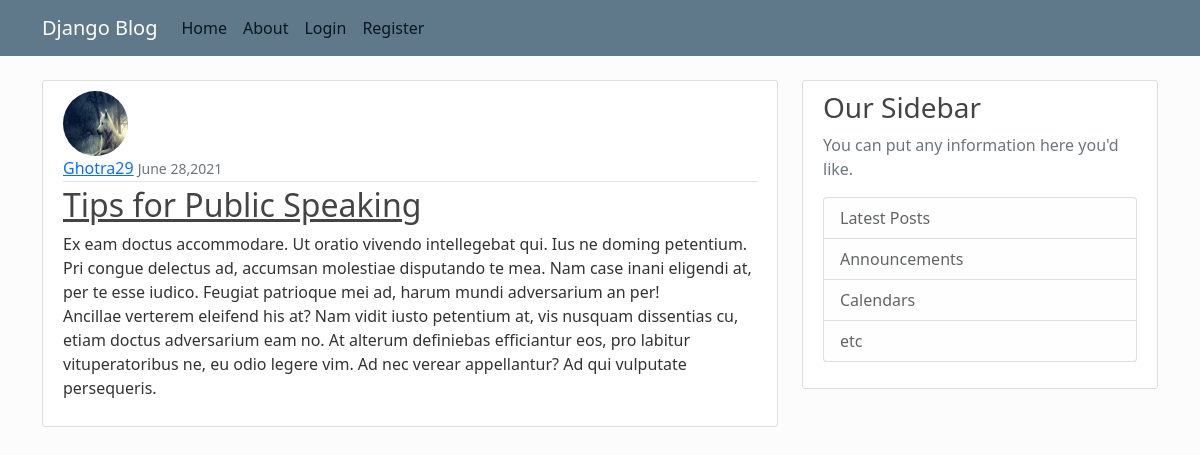
The app's page /post/22 with its own data.
### blog/models.py (models this page shows, shortened)
class Post(models.Model):
    title = models.CharField(max_length=100)
    content = models.TextField()
    date_posted = models.DateTimeField(default= timezone.now)
    author = models.ForeignKey(User, on_delete=models.CASCADE)

### users/models.py (models this page shows, shortened)
class Profile(models.Model):
    user = models.OneToOneField(User, on_delete=models.CASCADE)
    image = models.ImageField(default='default.jpg',upload_to='profile_pics')

### blog/views.py (the view)
# urls.py: path('post/<int:pk>',PostDetailView.as_view(),name='post-detail'),
class PostDetailView(DetailView):
    model = Post

### blog/templates/blog/post_detail.html (shortened to what this page needs)
 {% extends 'blog/base.html' %}
 {% block content%}
 <article class="media content-section">
      <img class="rounded-circle article-img" src="{{object.author.profile.image.url }}" >
       <div class="media-body">
          <div class="article-metadata">
             <a class="mr-2" href="{% url 'user-posts' object.author.username%}">{{ object.author }}</a>
             <small class="text-muted">{{ object.date_posted|date:"F d,Y" }}</small>
             <br>
           </div>
          <h2><a class="article-title" href="#">{{ object.title }}</a></h2>
          <p class="article-content">{{ object.content }}</p>
        </div>
     </article>
{% endblock content%}

### blog/static/blog/main.css (style rules this page uses)
body { background: #fdfcfc; color: #333333; margin-top: 5rem; }
h1, h2, h3, h4, h5, h6 { color: #444444; }
.content-section { background: #ffffff; padding: 10px 20px; border: 1px solid #dddddd; border-radius: 3px; margin-bottom: 20px; }
.article-title { color: #444444; }
.article-content { white-space: pre-line; }
.article-img { height: 65px; width: 65px; margin-right: 16px; }
.article-metadata { padding-bottom: 1px; margin-bottom: 4px; border-bottom: 1px solid #e3e3e3 }

### records on screen
Post: author.profile.image (placeholder picture), author "Ghotra29", date_posted "June 28,2021", title "Tips for Public Speaking", content "Ex eam doctus accommodare. Ut oratio vivendo intellegebat qui. Ius ne doming petentium. Pri congue delectus ad, accumsan molestiae disputando te mea. Nam case inani eligendi at, per te esse iudico. Feugiat patrioque mei ad, harum mundi adversarium an per! Ancillae verterem eleifend his at? Nam vidit iusto petentium at, vis nusquam dissentias cu, etiam doctus adversarium eam no. At alterum definiebas efficiantur eos, pro labitur vituperatoribus ne, eu odio legere vim. Ad nec verear appellantur? Ad qui vulputate persequeris."
